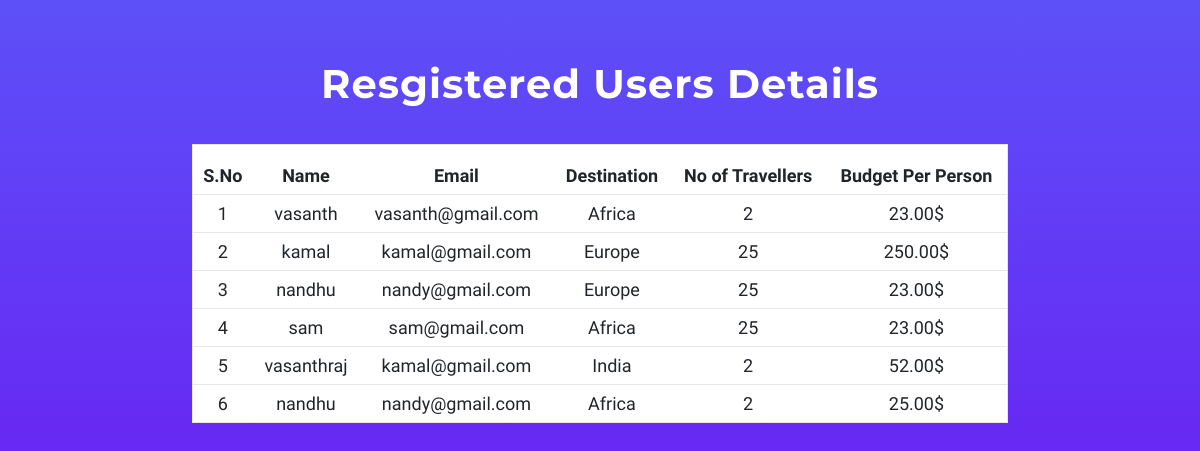
Page /lists/ on the committed database.
### travelapp/models.py (models this page shows, shortened)
class FormSubmission(models.Model):
    name = models.CharField(max_length=255)
    email = models.EmailField()
    destination = models.CharField(max_length=255)
    travelers = models.PositiveIntegerField()
    budget = models.DecimalField(max_digits=10, decimal_places=2)
    currency = models.CharField(max_length=10)

### travelapp/views.py (the view)
# urls.py: path('lists/',views.Lists, name="lists")
def Lists(request):
    submissions = models.FormSubmission.objects.all()
    return render(request, 'lists.html', {'submissions': submissions})

### templates/Lists.html (shortened to what this page needs)
{% load static %}
<html lang="en">
  <head>
    <link
      href="https://cdn.jsdelivr.net/npm/bootstrap@5.3.0-alpha3/dist/css/bootstrap.min.css"
      rel="stylesheet"
    />
    <link rel="stylesheet" href="{% static 'Styles.css' %}" />
  </head>
  <body>
    <div class="list-main">
      <h3 class="main-title">Resgistered Users Details</h3>
      <div class="list-top">
        <table class="table">
          <thead>
            <tr
              style="
                height: 50px;
                font-size: 18px;
                font-family: Bona Nova;
                text-align: center;
              "
            >
              <th scope="col">S.No</th>
              <th scope="col">Name</th>
              <th scope="col">Email</th>
              <th scope="col">Destination</th>
              <th scope="col">No of Travellers</th>
              <th scope="col">Budget Per Person</th>
            </tr>
          </thead>
          <tbody
            style="
              height: 50px;
              font-size: 18px;
              font-family: Bona Nova;
              text-align: center;
            "
          >
            {% for data in submissions %}
            <tr>
              <td>{{forloop.counter}}</td>
              <td>{{data.name}}</td>
              <td>{{data.email}}</td>
              <td>{{data.destination}}</td>
              <td>{{data.travelers}}</td>
              <td>{{data.budget}}$</td>
            </tr>
            {% endfor %}
          </tbody>
        </table>
      </div>
    </div>
  </body>
</html>

### static/Styles.css (style rules this page uses)
.main-title { text-align: center; font: normal bold 40px/1 "Montserrat"; padding: 2rem 0; letter-spacing: 1px; color: white; }
.list-main { padding: 2rem 12rem; height: 100vh; background: linear-gradient(#5d50f8, #6f0aef); }
.list-top { display: flex; align-items: center; }
.table { border: 1px solid #e7e7e7; color: white; }
tbody tr { transition: 0.5s all ease-in-out; }

### rows in the picture
FormSubmission: name "vasanth", email "vasanth@gmail.com", destination "Africa", travelers "2", budget "23.00"
FormSubmission: name "kamal", email "kamal@gmail.com", destination "Europe", travelers "25", budget "250.00"
FormSubmission: name "nandhu", email "nandy@gmail.com", destination "Europe", travelers "25", budget "23.00"
FormSubmission: name "sam", email "sam@gmail.com", destination "Africa", travelers "25", budget "23.00"
FormSubmission: name "vasanthraj", email "kamal@gmail.com", destination "India", travelers "2", budget "52.00"
FormSubmission: name "nandhu", email "nandy@gmail.com", destination "Africa", travelers "2", budget "25.00"
